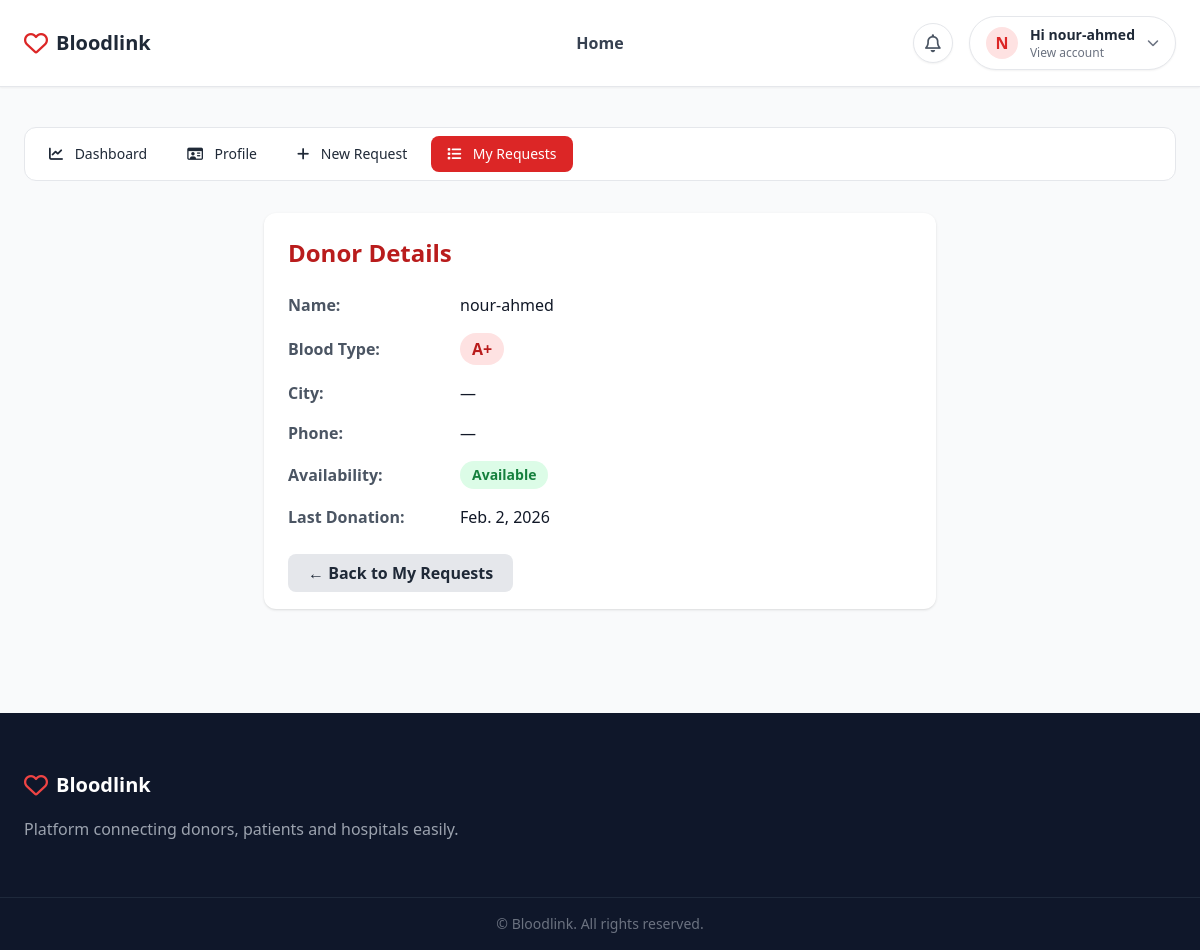
The app's page /requests/donor/1/ (signed in) with its own data.
### donors/models.py (models this page shows, shortened)
class DonorProfile(models.Model):
    BLOOD_TYPES = [
        ('A+', 'A+'), ('A-', 'A-'),
        ('B+', 'B+'), ('B-', 'B-'),
        ('AB+', 'AB+'), ('AB-', 'AB-'),
        ('O+', 'O+'), ('O-', 'O-'),
    ]
    EGYPT_CITIES = [
    ("Cairo", "Cairo"),
    ("Alexandria", "Alexandria"),
    ("Giza", "Giza"),
    ("Shubra El Kheima", "Shubra El Kheima"),
    ("Port Said", "Port Said"),
    ("Suez", "Suez"),
    ("Luxor", "Luxor"),
    ("Aswan", "Aswan"),
    ("Asyut", "Asyut"),
    ("Mansoura", "Mansoura"),
    ("Tanta", "Tanta"),
    ("Zagazig", "Zagazig"),
    ("Ismailia", "Ismailia"),
    ("Faiyum", "Faiyum"),
    ("Damietta", "Damietta"),
    ("Minya", "Minya"),
    ("Beni Suef", "Beni Suef"),
    ("Qena", "Qena"),
    ("Sohag", "Sohag"),
    ("Hurghada", "Hurghada"),
    ("Sharm El Sheikh", "Sharm El Sheikh"),
   ]
    user = models.OneToOneField(settings.AUTH_USER_MODEL, on_delete=models.CASCADE)
    full_name = models.CharField(max_length=150, blank=True)
    phone = models.CharField(max_length=30, blank=True)
    date_of_birth = models.DateField(null=True, blank=True)
    address = models.CharField(max_length=255, blank=True)
    city = models.CharField(
    max_length=100,
    choices=EGYPT_CITIES,
    blank=True,
    null=True
   )
    blood_type = models.CharField(max_length=5, choices=BLOOD_TYPES, blank=True, null=True)
    weight_kg = models.PositiveIntegerField(null=True, blank=True)
    last_donation_date = models.DateField(null=True, blank=True)
    medical_conditions = models.TextField(blank=True)
    allergies = models.TextField(blank=True)
    is_available = models.BooleanField(default=True)
    max_distance_km = models.PositiveIntegerField(default=15)
    latitude = models.DecimalField(max_digits=18, decimal_places=6, null=True, blank=True)
    longitude = models.DecimalField(max_digits=18, decimal_places=6, null=True, blank=True)

### requests_app/views.py (the view)
@login_required
def donor_details_patient(request, donor_id):
    donor = get_object_or_404(
        DonorProfile,
        id=donor_id
    )
    return render(request, "requests_app/donor_details_patient.html", {
        "donor": donor,
        "active_tab": "patient_requests"
    })

### accounts/context_processors.py (called while the page is built, shortened)
def notification_count(request):
    if not request.user.is_authenticated:
        return {'notification_count': 0}
    user = request.user
    count = 0
    try:
        if hasattr(user, 'hospital_profile'):
            count = Alert.objects.filter(
                hospital=user.hospital_profile,
                is_read=False
            ).count()
        elif hasattr(user, 'donor_profile'):
            donor_profile = getattr(user, 'donorprofile', None)
            if donor_profile:
                total = BloodRequest.objects.filter(
                    target_donor=donor_profile,
                    status=BloodRequest.Status.PENDING
                ).count()
                seen = request.session.get('donor_seen_requests', 0)
                count = max(0, total - seen)
    except Exception:
        count = 0
    return {'notification_count': count}

### accounts/views.py (called while the page is built)
def base_context(request):
    if not request.user.is_authenticated:
        return {}
    return {
        'is_donor': hasattr(request.user, 'donor_profile'),
        'is_patient': hasattr(request.user, 'patient_profile'),
        'is_hospital': hasattr(request.user, 'hospital_profile'),
    }

def user_type(request):
    if not request.user.is_authenticated:
        return {}
    return {
        "user_type": (
            "donor" if hasattr(request.user, "donor_profile")
            else "patient" if hasattr(request.user, "patient_profile")
            else "hospital" if hasattr(request.user, "hospital_profile")
            else None
        )
    }

### templates/requests_app/donor_details_patient.html
{% extends "base.html" %}
{% block content %}
{% include "requests_app/patient_subnav.html" %}
<div class="max-w-2xl mx-auto mt-8 bg-white rounded-xl shadow p-6">
  <h2 class="text-2xl font-bold text-red-700 mb-6">Donor Details</h2>
  <div class="space-y-4">
    <div class="flex items-center gap-3">
      <span class="font-semibold text-gray-600 w-40">Name:</span>
      <span class="text-gray-900">{{ donor.full_name|default:donor.user.username }}</span>
    </div>
    <div class="flex items-center gap-3">
      <span class="font-semibold text-gray-600 w-40">Blood Type:</span>
      <span class="inline-block bg-red-100 text-red-700 px-3 py-1 rounded-full font-bold">
        {{ donor.blood_type|default:"—" }}
      </span>
    </div>
    <div class="flex items-center gap-3">
      <span class="font-semibold text-gray-600 w-40">City:</span>
      <span class="text-gray-900">{{ donor.city|default:"—" }}</span>
    </div>
    <div class="flex items-center gap-3">
      <span class="font-semibold text-gray-600 w-40">Phone:</span>
      <span class="text-gray-900">{{ donor.phone|default:"—" }}</span>
    </div>
    <div class="flex items-center gap-3">
      <span class="font-semibold text-gray-600 w-40">Availability:</span>
      {% if donor.is_available %}
        <span class="bg-green-100 text-green-700 px-3 py-1 rounded-full text-sm font-semibold">Available</span>
      {% else %}
        <span class="bg-gray-100 text-gray-500 px-3 py-1 rounded-full text-sm font-semibold">Not Available</span>
      {% endif %}
    </div>
    <div class="flex items-center gap-3">
      <span class="font-semibold text-gray-600 w-40">Last Donation:</span>
      <span class="text-gray-900">{{ donor.last_donation_date|default:"—" }}</span>
    </div>
  </div>
  <div class="mt-8">
    <a href="{% url 'patient-requests' %}" class="bg-gray-200 hover:bg-gray-300 text-gray-800 font-semibold px-5 py-2 rounded-lg transition">
      ← Back to My Requests
    </a>
  </div>
</div>
{% endblock %}

### templates/base.html (shortened to what this page needs)
<!doctype html>
<html lang="en">
  <head>
    <script src="https://cdn.tailwindcss.com"></script>
    <link
      href="https://cdnjs.cloudflare.com/ajax/libs/font-awesome/6.4.0/css/all.min.css"
      rel="stylesheet"
    />
  </head>
  <body class="bg-gray-50 text-gray-800">
    <header class="bg-white border-b shadow-sm">
      <div
        class="max-w-7xl mx-auto px-6 py-4 flex justify-between items-center relative"
      >
        <div class="flex items-center gap-2">
          <i class="fa-regular fa-heart text-red-600 text-2xl"></i>
          <span class="text-xl font-bold">Bloodlink</span>
        </div>
        <nav id="mobileMenu" class="font-medium">
          <a href="{% url 'home' %}" class="nav-link"> Home </a>
        </nav>
        <div class="flex items-center gap-4">
          {% if user.is_authenticated %}
          {% if user.is_authenticated %}
          <a href="{% if user.hospital_profile %}{% url 'hospital_alerts' %}{% elif user.donor_profile %}{% url 'donor_alerts' %}{% else %}{% url 'patient_dashboard' %}{% endif %}"
            class="relative inline-flex items-center justify-center w-10 h-10 rounded-full border bg-white shadow-sm hover:bg-gray-50 transition">
            <i class="fa-regular fa-bell text-gray-600 text-lg"></i>
          </a>
          {% endif %}
          <div class="relative">
            <button
              onclick="toggleMenu()"
              class="flex items-center gap-3 px-4 py-2 rounded-full border bg-white shadow-sm"
            >
              <div
                class="w-8 h-8 bg-red-100 text-red-600 rounded-full flex items-center justify-center font-bold uppercase"
              >
                {{ user.username|first }}
              </div>
              <div class="text-left">
                <p class="text-sm font-semibold">Hi {{ user.username }}</p>
                <p class="text-xs text-gray-500">View account</p>
              </div>
              <i class="fa-solid fa-chevron-down text-xs text-gray-500"></i>
            </button>
          </div>
          {% endif %}
        </div>
      </div>
    </header>
    <main class="max-w-7xl mx-auto px-6 py-10">
      {% block content %}{% endblock %}
    </main>
    <footer class="bg-slate-900 text-gray-300 mt-16">
      <div class="max-w-7xl mx-auto px-6 py-14">
        <div class="flex items-center gap-2 mb-4">
          <i class="fa-regular fa-heart text-red-500 text-2xl"></i>
          <span class="text-xl font-bold text-white">Bloodlink</span>
        </div>
        <p class="text-gray-400">
          Platform connecting donors, patients and hospitals easily.
        </p>
      </div>
      <div
        class="border-t border-slate-800 text-gray-500 text-sm text-center py-4"
      >
        © {{ now|date:"Y" }} Bloodlink. All rights reserved.
      </div>
    </footer>
  </body>
</html>

### templates/base.html (style rules this page uses)
.nav-link { display: block; padding: 8px 14px; font-weight: 600; color: #374151; transition: 0.3s; border-radius: 10px; }
@media (min-width: 1025px) { #mobileMenu { display: flex !important; flex-direction: row; gap: 18px; align-items: center; justify-content: center; position: absolute; left: 50%; transform: translateX(-50%); top: 50%; translate: 0 -50%; width: auto; background: transparent; border: none; box-shadow: none; padding: 0; } }

### records on screen
DonorProfile: full_name "nour-ahmed", blood_type "A+", city "—", phone "—", last_donation_date "Feb. 2, 2026"

### other values on screen
{{ user.username|first }} "N"
{{ user.username }} "nour-ahmed"
